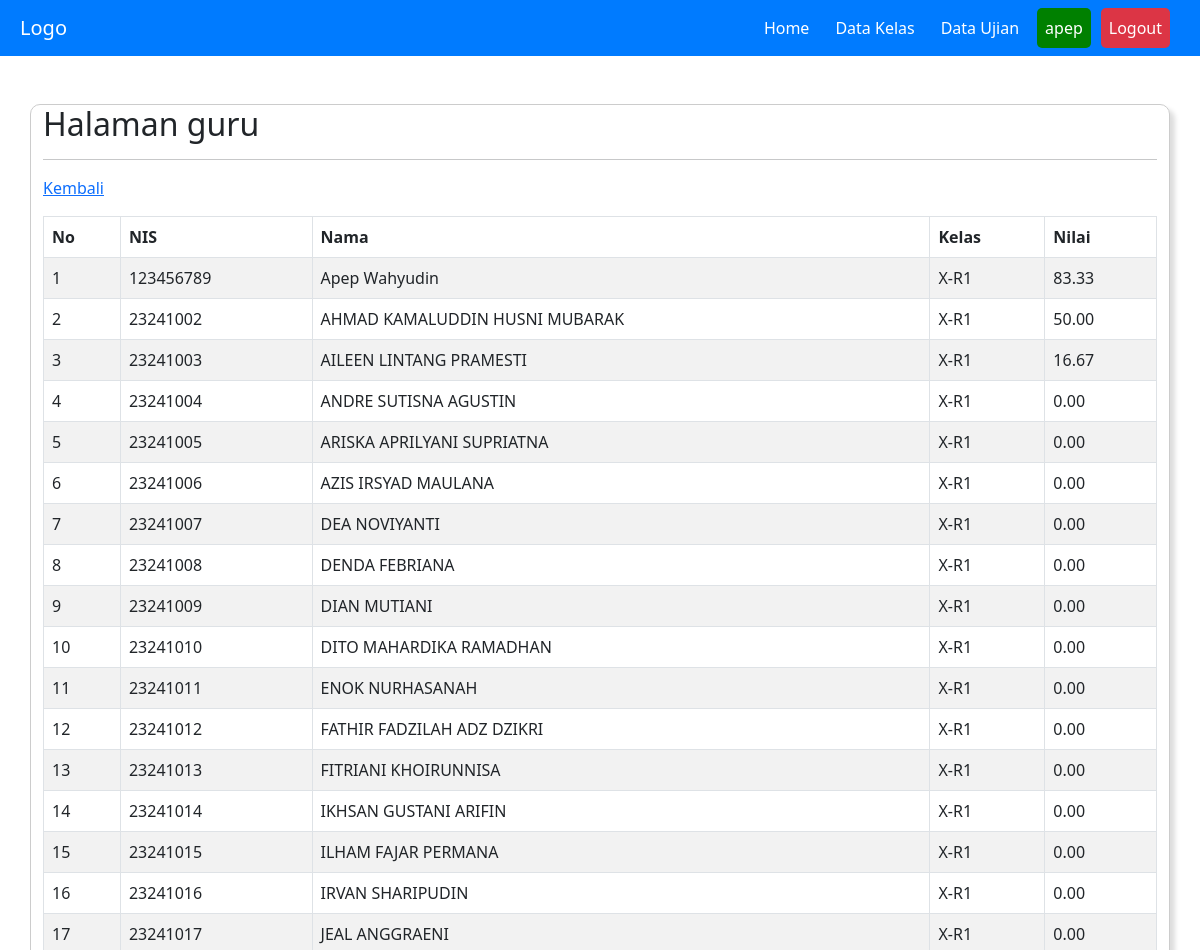
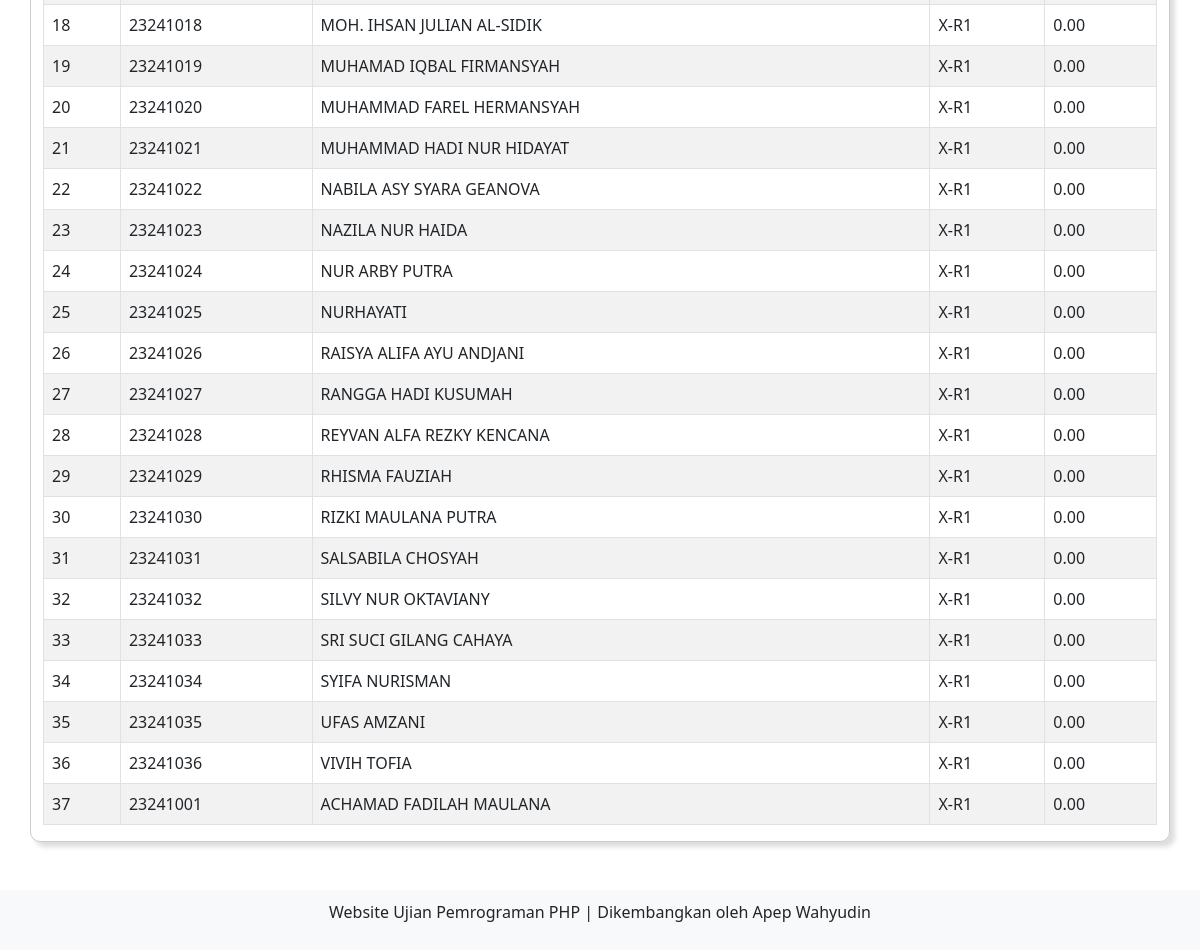
Page /guru/home.php?page=nilai&id_ujian=13&id_kelas=1 (signed in) on the committed database (2 pictures, top to bottom).
### tables this page shows
CREATE TABLE `siswa` (
  `id_siswa` int(11) NOT NULL,
  `nis` varchar(10) NOT NULL,
  `nama` varchar(30) NOT NULL,
  `password` varchar(100) NOT NULL,
  `id_kelas` int(11) NOT NULL
);

CREATE TABLE `kelas` (
  `id_kelas` int(11) NOT NULL,
  `nama_kelas` varchar(10) NOT NULL,
  `status` enum('aktif','nonaktif') NOT NULL,
  `id_guru` int(11) NOT NULL
);

### guru/nilai.php (the view, shortened to what this page needs)
<p><a href="#">Kembali</a>
    <?php
    $id_ujian = isset($_GET['id_ujian']) ? $_GET['id_ujian'] : 0;
    $id_kelas = isset($_GET['id_kelas']) ? $_GET['id_kelas'] : 0;
    $sql_kelas = "SELECT nama_kelas FROM kelas WHERE id_kelas = ?";
    $stmt_kelas = $koneksi->prepare($sql_kelas);
    $stmt_kelas->bind_param("i", $id_kelas);
    $stmt_kelas->execute();
    $result_kelas = $stmt_kelas->get_result();
    $row_kelas = $result_kelas->fetch_assoc();
    $nama_kelas = $row_kelas['nama_kelas'];
    $sql_siswa = "SELECT id_siswa, nis, nama FROM siswa WHERE id_kelas = ?";
    $stmt_siswa = $koneksi->prepare($sql_siswa);
    $stmt_siswa->bind_param("i", $id_kelas);
    $stmt_siswa->execute();
    $result_siswa = $stmt_siswa->get_result();
    $sql_jumlah_soal = "SELECT COUNT(*) as jumlah_soal FROM soal WHERE id_ujian = ?";
    $stmt_jumlah_soal = $koneksi->prepare($sql_jumlah_soal);
    $stmt_jumlah_soal->bind_param("i", $id_ujian);
    $stmt_jumlah_soal->execute();
    $result_jumlah_soal = $stmt_jumlah_soal->get_result();
    $row_jumlah_soal = $result_jumlah_soal->fetch_assoc();
    $jumlah_soal = $row_jumlah_soal['jumlah_soal'];
    ?>
<table id="myTable" class="table table-striped table-bordered" style="width:100%">
    <thead>
        <tr>
            <th>No</th>
            <th>NIS</th>
            <th>Nama</th>
            <th>Kelas</th>
            <th>Nilai</th>
        </tr>
    </thead>
    <tbody>
        <?php
        $no = 1;
        while ($row_siswa = $result_siswa->fetch_assoc()) {
            $id_siswa = $row_siswa['id_siswa'];
            $sql_jawaban_benar = "SELECT COUNT(*) as jawaban_benar FROM hasil WHERE id_siswa = ? AND id_ujian = ? AND test_result = 'lulus'";
            $stmt_jawaban_benar = $koneksi->prepare($sql_jawaban_benar);
            $stmt_jawaban_benar->bind_param("ii", $id_siswa, $id_ujian);
            $stmt_jawaban_benar->execute();
            $result_jawaban_benar = $stmt_jawaban_benar->get_result();
            $row_jawaban_benar = $result_jawaban_benar->fetch_assoc();
            $jawaban_benar = $row_jawaban_benar['jawaban_benar'];
            $nilai = ($jawaban_benar / $jumlah_soal) * 100;
            ?>
            <tr>
                <td><?php echo $no++; ?></td>
                <td><?php echo $row_siswa['nis']; ?></td>
                <td><?php echo $row_siswa['nama']; ?></td>
                <td><?php echo $nama_kelas; ?></td>
                <td><?php echo number_format($nilai, 2); ?></td>
            </tr>
            <?php
        }
        ?>
    </tbody>
</table>

### guru/home.php (shortened to what this page needs)
<?php
include "../koneksi.php";
?>
<!DOCTYPE html>
<html lang="en">
<head>
    <link rel="stylesheet" href="../codemirror/lib/codemirror.css">
    <link rel="stylesheet" href="../codemirror/theme/monokai.css">
    <link rel="stylesheet" href="../assets/dist/css/bootstrap.min.css">
    <link rel="stylesheet" href="https://cdn.datatables.net/2.0.0/css/dataTables.dataTables.min.css">
</head>
<body>
    <nav class="navbar navbar-expand-lg navbar-dark">
        <a class="navbar-brand" href="#">Logo</a>
        <div class="collapse navbar-collapse justify-content-end" id="navbarNav">
            <ul class="navbar-nav">
                <li class="nav-item active">
                    <a class="nav-link" href="home.php">Home</a>
                </li>
                <li class="nav-item active">
                    <a class="nav-link" href="home.php?page=kelas">Data Kelas</a>
                </li>
                <li class="nav-item active">
                    <a class="nav-link" href="home.php?page=ujian">Data Ujian</a>
                </li>
                <li class="nav-item name">
                    <a class="nav-link" href="#"><?= $_SESSION["username"]; ?></a>
                </li>
                <li class="nav-item logout">
                    <a class="nav-link" href="logout.php">Logout</a>
                </li>
            </ul>
        </div>
    </nav>
    <div class="container mt-5 mb-5">
        <div class="row">
            <div class="col-md-12 p-50">
                <h2>Halaman <?= $_SESSION['level']; ?></h2>
                <hr>
                <?php
                if ($_SESSION['level'] == 'admin') {
                    $hal_default = "guru.php";
                    $kelas = "kelas_admin.php";
                } else {
                    $hal_default = "ujian.php";
                }
                if (isset($_GET['page']) && $_GET['page'] != '') {
                    $page = addslashes($_GET['page']);
                    switch ($page) {
                        case "nilai":
                            include "nilai.php";
                            break;
                    }
                } else {
                    include $hal_default;
                }
                ?>
            </div>
        </div>
    </div>
    <div class="footer">
        <p>Website Ujian Pemrograman PHP | Dikembangkan oleh Apep Wahyudin</p>
    </div>
</body>
</html>

### guru/home.php (style rules this page uses)
.navbar { background-color: #007bff; }
.navbar-nav, .navbar-brand { padding-left: 20px; padding-right: 20px; }
.navbar-nav .nav-item { margin-right: 10px; }
.navbar-nav .nav-link { color: #fff; }
.logout { background-color: #dc3545; border-radius: 5px; }
.name { background-color: green; border-radius: 5px; }
.row { border: solid 1px #CCC; border-radius: 10px; box-shadow: 5px 5px 5px #DDD; }
.footer { bottom: 0; width: 100%; background-color: #f8f9fa; text-align: center; padding: 10px 0; }

### rows in the picture
siswa: nis "123456789", nama "Apep Wahyudin", id_kelas.nama_kelas "X-R1", nilai "83.33"
siswa: nis "23241002", nama "AHMAD KAMALUDDIN HUSNI MUBARAK", id_kelas.nama_kelas "X-R1", nilai "50.00"
siswa: nis "23241003", nama "AILEEN LINTANG PRAMESTI", id_kelas.nama_kelas "X-R1", nilai "16.67"
siswa: nis "23241004", nama "ANDRE SUTISNA AGUSTIN", id_kelas.nama_kelas "X-R1", nilai "0.00"
siswa: nis "23241005", nama "ARISKA APRILYANI SUPRIATNA", id_kelas.nama_kelas "X-R1", nilai "0.00"
siswa: nis "23241006", nama "AZIS IRSYAD MAULANA", id_kelas.nama_kelas "X-R1", nilai "0.00"
siswa: nis "23241007", nama "DEA NOVIYANTI", id_kelas.nama_kelas "X-R1", nilai "0.00"
siswa: nis "23241008", nama "DENDA FEBRIANA", id_kelas.nama_kelas "X-R1", nilai "0.00"
siswa: nis "23241009", nama "DIAN MUTIANI", id_kelas.nama_kelas "X-R1", nilai "0.00"
siswa: nis "23241010", nama "DITO MAHARDIKA RAMADHAN", id_kelas.nama_kelas "X-R1", nilai "0.00"
siswa: nis "23241011", nama "ENOK NURHASANAH", id_kelas.nama_kelas "X-R1", nilai "0.00"
siswa: nis "23241012", nama "FATHIR FADZILAH ADZ DZIKRI", id_kelas.nama_kelas "X-R1", nilai "0.00"
siswa: nis "23241013", nama "FITRIANI KHOIRUNNISA", id_kelas.nama_kelas "X-R1", nilai "0.00"
siswa: nis "23241014", nama "IKHSAN GUSTANI ARIFIN", id_kelas.nama_kelas "X-R1", nilai "0.00"
siswa: nis "23241015", nama "ILHAM FAJAR PERMANA", id_kelas.nama_kelas "X-R1", nilai "0.00"
siswa: nis "23241016", nama "IRVAN SHARIPUDIN", id_kelas.nama_kelas "X-R1", nilai "0.00"
siswa: nis "23241017", nama "JEAL ANGGRAENI", id_kelas.nama_kelas "X-R1", nilai "0.00"
siswa: nis "23241018", nama "MOH. IHSAN JULIAN AL-SIDIK", id_kelas.nama_kelas "X-R1", nilai "0.00"
siswa: nis "23241019", nama "MUHAMAD IQBAL FIRMANSYAH", id_kelas.nama_kelas "X-R1", nilai "0.00"
siswa: nis "23241020", nama "MUHAMMAD FAREL HERMANSYAH", id_kelas.nama_kelas "X-R1", nilai "0.00"
siswa: nis "23241021", nama "MUHAMMAD HADI NUR HIDAYAT", id_kelas.nama_kelas "X-R1", nilai "0.00"
siswa: nis "23241022", nama "NABILA ASY SYARA GEANOVA", id_kelas.nama_kelas "X-R1", nilai "0.00"
siswa: nis "23241023", nama "NAZILA NUR HAIDA", id_kelas.nama_kelas "X-R1", nilai "0.00"
siswa: nis "23241024", nama "NUR ARBY PUTRA", id_kelas.nama_kelas "X-R1", nilai "0.00"
siswa: nis "23241025", nama "NURHAYATI", id_kelas.nama_kelas "X-R1", nilai "0.00"
siswa: nis "23241026", nama "RAISYA ALIFA AYU ANDJANI", id_kelas.nama_kelas "X-R1", nilai "0.00"
siswa: nis "23241027", nama "RANGGA HADI KUSUMAH", id_kelas.nama_kelas "X-R1", nilai "0.00"
siswa: nis "23241028", nama "REYVAN ALFA REZKY KENCANA", id_kelas.nama_kelas "X-R1", nilai "0.00"
siswa: nis "23241029", nama "RHISMA FAUZIAH", id_kelas.nama_kelas "X-R1", nilai "0.00"
siswa: nis "23241030", nama "RIZKI MAULANA PUTRA", id_kelas.nama_kelas "X-R1", nilai "0.00"
siswa: nis "23241031", nama "SALSABILA CHOSYAH", id_kelas.nama_kelas "X-R1", nilai "0.00"
siswa: nis "23241032", nama "SILVY NUR OKTAVIANY", id_kelas.nama_kelas "X-R1", nilai "0.00"
siswa: nis "23241033", nama "SRI SUCI GILANG CAHAYA", id_kelas.nama_kelas "X-R1", nilai "0.00"
siswa: nis "23241034", nama "SYIFA NURISMAN", id_kelas.nama_kelas "X-R1", nilai "0.00"
siswa: nis "23241035", nama "UFAS AMZANI", id_kelas.nama_kelas "X-R1", nilai "0.00"
siswa: nis "23241036", nama "VIVIH TOFIA", id_kelas.nama_kelas "X-R1", nilai "0.00"
siswa: nis "23241001", nama "ACHAMAD FADILAH MAULANA", id_kelas.nama_kelas "X-R1", nilai "0.00"

### other values in the picture
$_SESSION["username"] "apep"
$_SESSION['level'] "guru"
